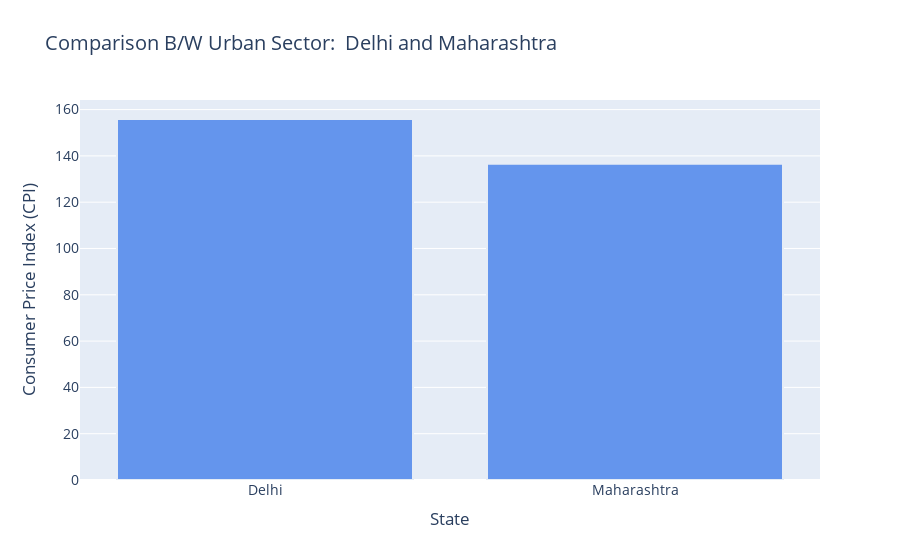
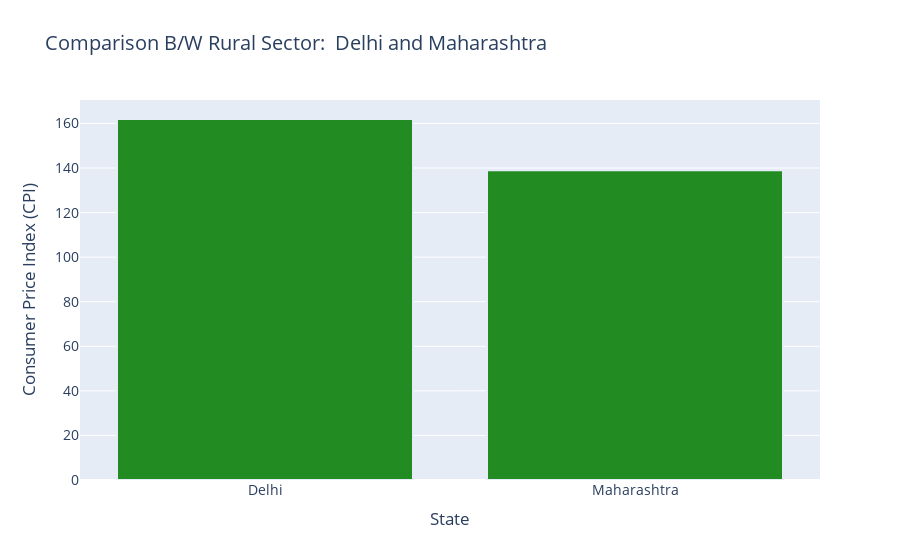
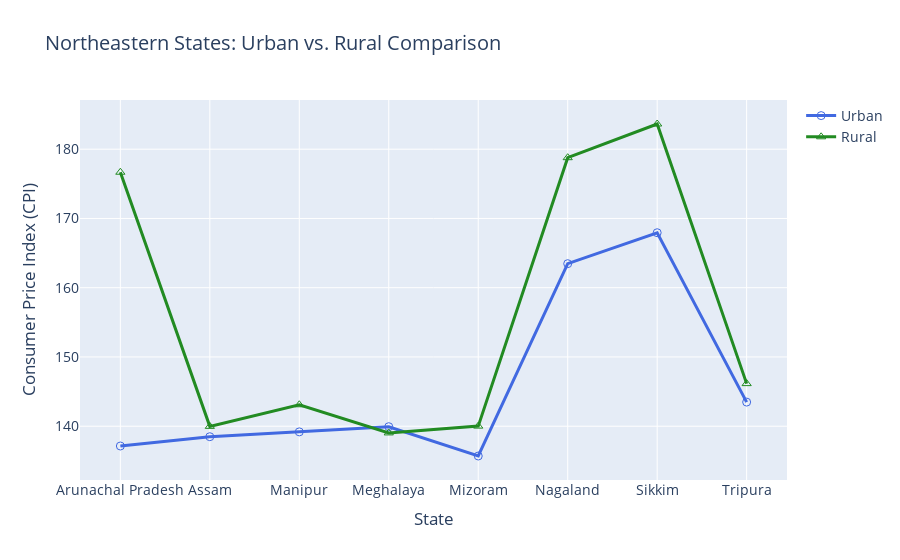
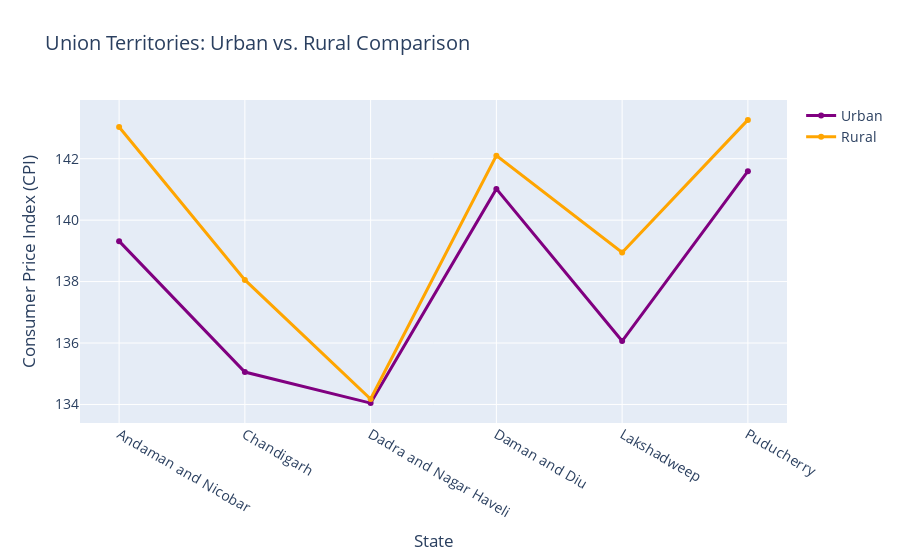

Notebook source saved alongside these figures, in order:
### Markdown cell above
## 9. Visualisation of Data with Accompanying Code

The visualizations presented below includes comparative analyses of the ***Consumer Price Index (CPI)*** across different states, sectors, and regions. The bar charts highlight CPI comparisons between the ***urban*** and ***rural*** sectors in Delhi and Maharashtra, with distinct colors (cornflower blue for urban and forest green for rural) to differentiate the data clearly. The line charts provide an in-depth view of the CPI trends for Northeastern states and Union Territories, showing the variation between urban and rural areas through two separate lines: one for urban (royal blue/purple) and one for rural (forest green/orange). 

These interactive and cleanly formatted charts use markers and smooth line trajectories to emphasize key insights, such as noticeable CPI differences across regions and sectors. Together, the visualizations allow for an effective comparison of inflationary trends in diverse Indian regions, making patterns across urban and rural divisions easier to identify.

### Code cell
import pandas as pd
import plotly.graph_objects as go
import matplotlib.pyplot as plt
import seaborn as sns
from dash import Dash, dcc, html, Input, Output


# Urban Comparison Averages (Delhi and Maharashtra)
urban_delhi = df[df['Sector'] == 'Urban'][df['State'] == 'Delhi']['State_Metric'].astype(float).mean()
urban_maha = df[df['Sector'] == 'Urban'][df['State'] == 'Maharashtra']['State_Metric'].astype(float).mean()

urban_states = ['Delhi', 'Maharashtra']
urban_values = [urban_delhi, urban_maha]


# Rural Comparison Averages (Delhi and Maharashtra)
rural_delhi = rural_data[rural_data['State'] == 'Delhi']['State_Metric'].astype(float).mean()
rural_maha = rural_data[rural_data['State'] == 'Maharashtra']['State_Metric'].astype(float).mean()

rural_states = ['Delhi', 'Maharashtra']
rural_values = [rural_delhi, rural_maha]

# Northeastern States
northeastern_states = [
    'Arunachal Pradesh', 'Assam', 'Manipur', 'Meghalaya',
    'Mizoram', 'Nagaland', 'Sikkim', 'Tripura'
]
# Filter dataset for Northeastern states for Urban and Rural sectors
urban_northeastern = urban_data[urban_data['State'].isin(northeastern_states)]
rural_northeastern = rural_data[rural_data['State'].isin(northeastern_states)]

# Calculate average metrics for each Northeastern state (Urban)
urban_values_northeastern = urban_northeastern.groupby('State')['State_Metric'].mean().sort_index()
rural_values_northeastern = rural_northeastern.groupby('State')['State_Metric'].mean().sort_index()

# Union Territories comparison (Urban and Rural)
union_territories = [
    "Andaman and Nicobar", "Chandigarh", "Dadra and Nagar Haveli", "Daman and Diu",
    "Lakshadweep", "Puducherry"
]

urban_uts = urban_data[urban_data['State'].isin(union_territories)]
rural_uts = rural_data[rural_data['State'].isin(union_territories)]

urban_values_uts = urban_uts.groupby('State')['State_Metric'].mean().sort_index()
rural_values_uts = rural_uts.groupby('State')['State_Metric'].mean().sort_index()



urban_north = urban_data[urban_data['State'].isin(north_states)]
rural_north = rural_data[rural_data['State'].isin(north_states)]
avg_urban_north = urban_north['State_Metric'].mean()
avg_rural_north = rural_north['State_Metric'].mean()
# Create Urban Comparison Bar Chart
fig_urban = go.Figure(
    data=[
        go.Bar(
            name="Urban Comparison",
            x=urban_states,
            y=urban_values,
            marker_color="cornflowerblue",
            marker_line_width=2,
        )
    ],
    layout=go.Layout(
        title="Comparison B/W Urban Sector:  Delhi and Maharashtra",
        xaxis_title="State",
        yaxis_title="Consumer Price Index (CPI)",
        font=dict(family="Open Sans", size=14),
    ),
)

# Create Rural Comparison Bar Chart
fig_rural = go.Figure(
    data=[
        go.Bar(
            name="Rural Comparison",
            x=rural_states,
            y=rural_values,
            marker_color="forestgreen",
            marker_line_width=2,
        )
    ],
    layout=go.Layout(
        title="Comparison B/W Rural Sector:  Delhi and Maharashtra",
        xaxis_title="State",
        yaxis_title="Consumer Price Index (CPI)",
        font=dict(family="Open Sans", size=14),
    ),
)

# Create Northeastern States Line Chart
fig_northeast = go.Figure(
    data=[
        go.Scatter(
            x=list(urban_values_northeastern.index),
            y=list(urban_values_northeastern),
            mode="lines+markers",
            name="Urban",
            line=dict(color="royalblue", width=3),
            marker=dict(size=8, symbol="circle-open"),
        ),
        go.Scatter(
            x=list(rural_values_northeastern.index),
            y=list(rural_values_northeastern),
            mode="lines+markers",
            name="Rural",
            line=dict(color="forestgreen", width=3),
            marker=dict(size=8, symbol="triangle-up-open"),
        ),
    ],
    layout=go.Layout(
        title="Northeastern States: Urban vs. Rural Comparison",
        xaxis_title="State",
        yaxis_title="Consumer Price Index (CPI)",
        font=dict(family="Open Sans", size=14),
    ),
)

# Create Union Territories Line Chart
fig_union = go.Figure(
    data=[
        go.Scatter(
            x=list(urban_values_uts.index),
            y=list(urban_values_uts),
            mode="lines+markers",
            name="Urban",
            line=dict(color="purple", width=3),
        ),
        go.Scatter(
            x=list(rural_values_uts.index),
            y=list(rural_values_uts),
            mode="lines+markers",
            name="Rural",
            line=dict(color="orange", width=3),
        ),
    ],
    layout=go.Layout(
        title="Union Territories: Urban vs. Rural Comparison",
        xaxis_title="State",
        yaxis_title="Consumer Price Index (CPI)",
        font=dict(family="Open Sans", size=14),
    ),
)

# Display the charts
fig_urban.show()
fig_rural.show()
fig_northeast.show()
fig_union.show()

### Figure 1 — Plotly figure (JSON) as saved in the notebook; plotly's stock layout.template omitted (floating-point values rounded to 4 significant figures)
{"data": [{"marker": {"color": "cornflowerblue", "line": {"width": 2}}, "name": "Urban Comparison", "type": "bar", "x": ["Delhi", "Maharashtra"], "y": [155.9, 136.6]}], "layout": {"autosize": true, "font": {"family": "Open Sans", "size": 14}, "title": {"text": "Comparison B/W Urban Sector:  Delhi and Maharashtra"}, "xaxis": {"autorange": true, "range": [-0.5, 1.5], "title": {"text": "State"}, "type": "category"}, "yaxis": {"autorange": true, "range": [0, 164.1], "title": {"text": "Consumer Price Index (CPI)"}, "type": "linear"}}}

### Figure 2 — Plotly figure (JSON) as saved in the notebook; plotly's stock layout.template omitted (floating-point values rounded to 4 significant figures)
{"data": [{"marker": {"color": "forestgreen", "line": {"width": 2}}, "name": "Rural Comparison", "type": "bar", "x": ["Delhi", "Maharashtra"], "y": [162.0, 139.0]}], "layout": {"autosize": true, "font": {"family": "Open Sans", "size": 14}, "title": {"text": "Comparison B/W Rural Sector:  Delhi and Maharashtra"}, "xaxis": {"autorange": true, "range": [-0.5, 1.5], "title": {"text": "State"}, "type": "category"}, "yaxis": {"autorange": true, "range": [0, 170.5], "title": {"text": "Consumer Price Index (CPI)"}, "type": "linear"}}}

### Figure 3 — Plotly figure (JSON) as saved in the notebook; plotly's stock layout.template omitted (floating-point values rounded to 4 significant figures)
{"data": [{"line": {"color": "royalblue", "width": 3}, "marker": {"size": 8, "symbol": "circle-open"}, "mode": "lines+markers", "name": "Urban", "type": "scatter", "x": ["Arunachal Pradesh", "Assam", "Manipur", "Meghalaya", "Mizoram", "Nagaland", "Sikkim", "Tripura"], "y": [137.1, 138.5, 139.2, 139.9, 135.7, 163.5, 167.9, 143.5]}, {"line": {"color": "forestgreen", "width": 3}, "marker": {"size": 8, "symbol": "triangle-up-open"}, "mode": "lines+markers", "name": "Rural", "type": "scatter", "x": ["Arunachal Pradesh", "Assam", "Manipur", "Meghalaya", "Mizoram", "Nagaland", "Sikkim", "Tripura"], "y": [176.7, 140.0, 143.1, 139.0, 140.0, 178.8, 183.6, 146.2]}], "layout": {"autosize": true, "font": {"family": "Open Sans", "size": 14}, "title": {"text": "Northeastern States: Urban vs. Rural Comparison"}, "xaxis": {"autorange": true, "range": [-0.437, 7.437], "title": {"text": "State"}, "type": "category"}, "yaxis": {"autorange": true, "range": [131.3, 188.1], "title": {"text": "Consumer Price Index (CPI)"}, "type": "linear"}}}

### Figure 4 — Plotly figure (JSON) as saved in the notebook; plotly's stock layout.template omitted (floating-point values rounded to 4 significant figures)
{"data": [{"line": {"color": "purple", "width": 3}, "mode": "lines+markers", "name": "Urban", "type": "scatter", "x": ["Andaman and Nicobar", "Chandigarh", "Dadra and Nagar Haveli", "Daman and Diu", "Lakshadweep", "Puducherry"], "y": [139.3, 135.1, 134.0, 141.0, 136.1, 141.6]}, {"line": {"color": "orange", "width": 3}, "mode": "lines+markers", "name": "Rural", "type": "scatter", "x": ["Andaman and Nicobar", "Chandigarh", "Dadra and Nagar Haveli", "Daman and Diu", "Lakshadweep", "Puducherry"], "y": [143.0, 138.1, 134.2, 142.1, 138.9, 143.3]}], "layout": {"autosize": true, "font": {"family": "Open Sans", "size": 14}, "title": {"text": "Union Territories: Urban vs. Rural Comparison"}, "xaxis": {"autorange": true, "range": [-0.3035, 5.303], "title": {"text": "State"}, "type": "category"}, "yaxis": {"autorange": true, "range": [133.3, 144.0], "title": {"text": "Consumer Price Index (CPI)"}, "type": "linear"}}}
